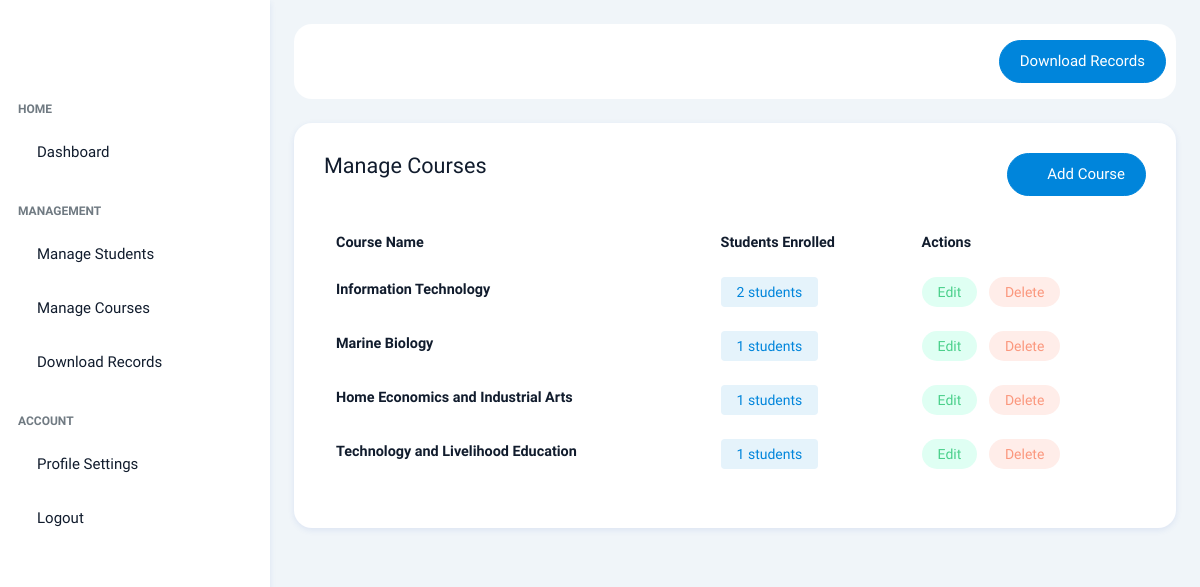
Page /api/admin/manage_courses (signed in) on the earlier database version.
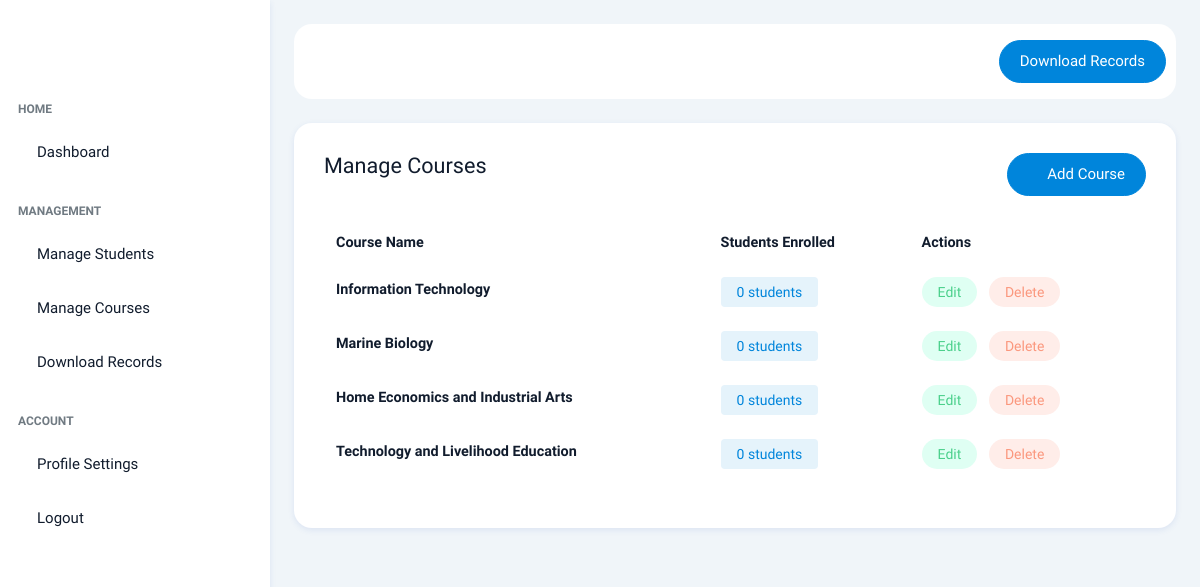
Same page on the later database version.
### models/course.py (models this page shows)
class Course(db.Model):
    __tablename__ = 'courses'
    id = db.Column(db.Integer, primary_key=True)
    course_name = db.Column(db.String(100), nullable=False, unique=True)
    managed_by_user_id = db.Column(db.Integer, db.ForeignKey('user.id'), nullable=True)
    students = db.relationship('Student', back_populates='course')
    managed_by = db.relationship('User', foreign_keys=[managed_by_user_id], back_populates='managed_courses')
    def to_dict(self):
        return {
            'id': self.id,
            'course_name': self.course_name,
            'managed_by': {
                'id': self.managed_by.id,
                'username': self.managed_by.username
            } if self.managed_by else None
        }

### routes/admin_routes.py (the view, shortened to what this page needs)
@admin_bp.route('/admin/manage_courses', methods=['GET', 'POST'])
@admin_required
def manage_courses():
    if 'admin' not in session:
        return jsonify({'success': False, 'message': 'Unauthorized access'}), 401
    try:
        courses = Course.query.all()
        courses_data = []
        for course in courses:
            student_count = Student.query.filter_by(course_id=course.id).count()
            course_dict = course.to_dict()
            course_dict['student_count'] = student_count
            courses_data.append(course_dict)
        current_app.logger.debug(f"Returning {len(courses_data)} courses")
        return render_template('admin_new/ae_manage_courses.html', courses=courses_data)
    except Exception as e:
        current_app.logger.error(f"Error loading courses: {str(e)}")
        flash(f"Error loading courses: {str(e)}", 'danger')
        return render_template('admin_new/ae_manage_courses.html', courses=[])

### routes/admin_routes.py (called while the page is built)
def admin_required(f):
    @wraps(f)
    def decorated_function(*args, **kwargs):
        if 'admin' not in session:
            flash('Unauthorized access!')
            return redirect(url_for('admin_login'))
        return f(*args, **kwargs)
    return decorated_function

### templates/admin_new/ae_manage_courses.html (shortened to what this page needs)
{% extends "admin_new/ae_base.html" %}
{% block admin_home %}
{% include '_flash_messages.html' %}
<div class="card">
    <div class="card-body">
        <div class="row mb-4">
            <div class="col-lg-6 col-md-6 col-sm-12">
                <h4 class="mb-0">Manage Courses</h4>
            </div>
            <div class="col-lg-6 col-md-6 col-sm-12 text-end">
                <button class="btn btn-primary" data-bs-toggle="modal" data-bs-target="#addCourseModal">
                    <i class="ti ti-plus me-2"></i>Add Course
                </button>
            </div>
        </div>
        <div class="table-responsive" data-simplebar>
            <table class="table table-borderless align-middle text-nowrap" id="coursesTable">
                <thead>
                    <tr>
                        <th scope="col">Course Name</th>
                        <th scope="col">Students Enrolled</th>
                        <th scope="col">Actions</th>
                    </tr>
                </thead>
                <tbody>
                    {% for course in courses %}
                    <tr>
                        <td>
                            <h6 class="mb-1 fw-bolder">{{ course.course_name }}</h6>
                        </td>
                        <td>
                            <span class="badge bg-light-primary text-primary px-3 py-2 fs-3">
                                {{ course.student_count }} students
                            </span>
                        </td>
                        <td>
                            <button
                                class="badge bg-light-success rounded-pill text-success px-3 py-2 fs-3 border-0 me-2"
                                onclick="editCourse('{{ course.id }}')">Edit</button>
                            <button class="badge bg-light-danger rounded-pill text-danger px-3 py-2 fs-3 border-0"
                                onclick="deleteCourse('{{ course.id }}', '{{ course.course_name }}')">Delete</button>
                        </td>
                    </tr>
                    {% endfor %}
                </tbody>
            </table>
        </div>
    </div>
</div>
{% endblock %}

Differences in the rows shown:
changed Course "Information Technology": student_count "2" → "0"
changed Course "Marine Biology": student_count "1" → "0"
computed for Course "Home Economics and Industrial Arts": student_count "1" → "0"
computed for Course "Technology and Livelihood Education": student_count "1" → "0"
